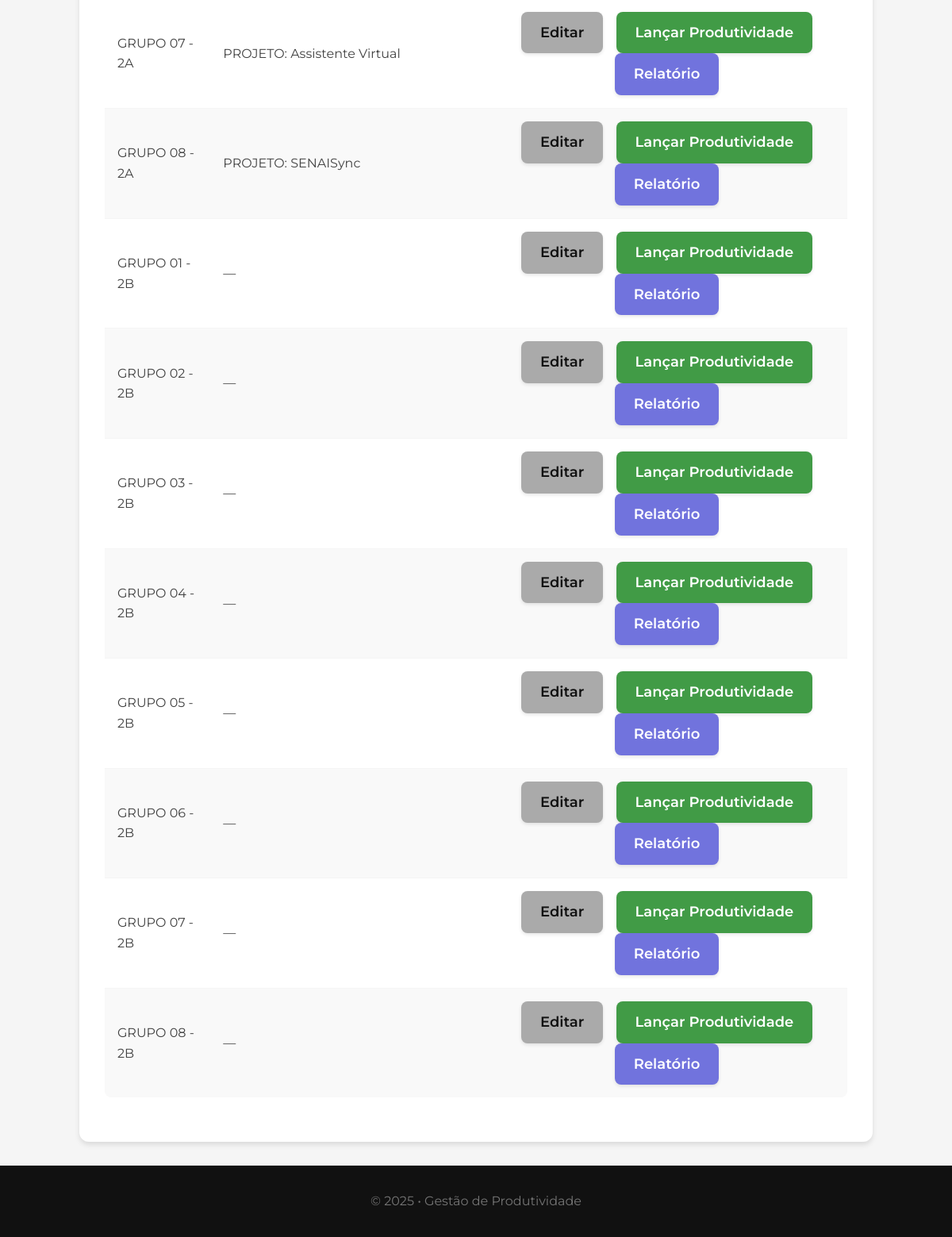
/produtividade/grupos/ (signed in, lower part), run on an earlier commit of the app's database.
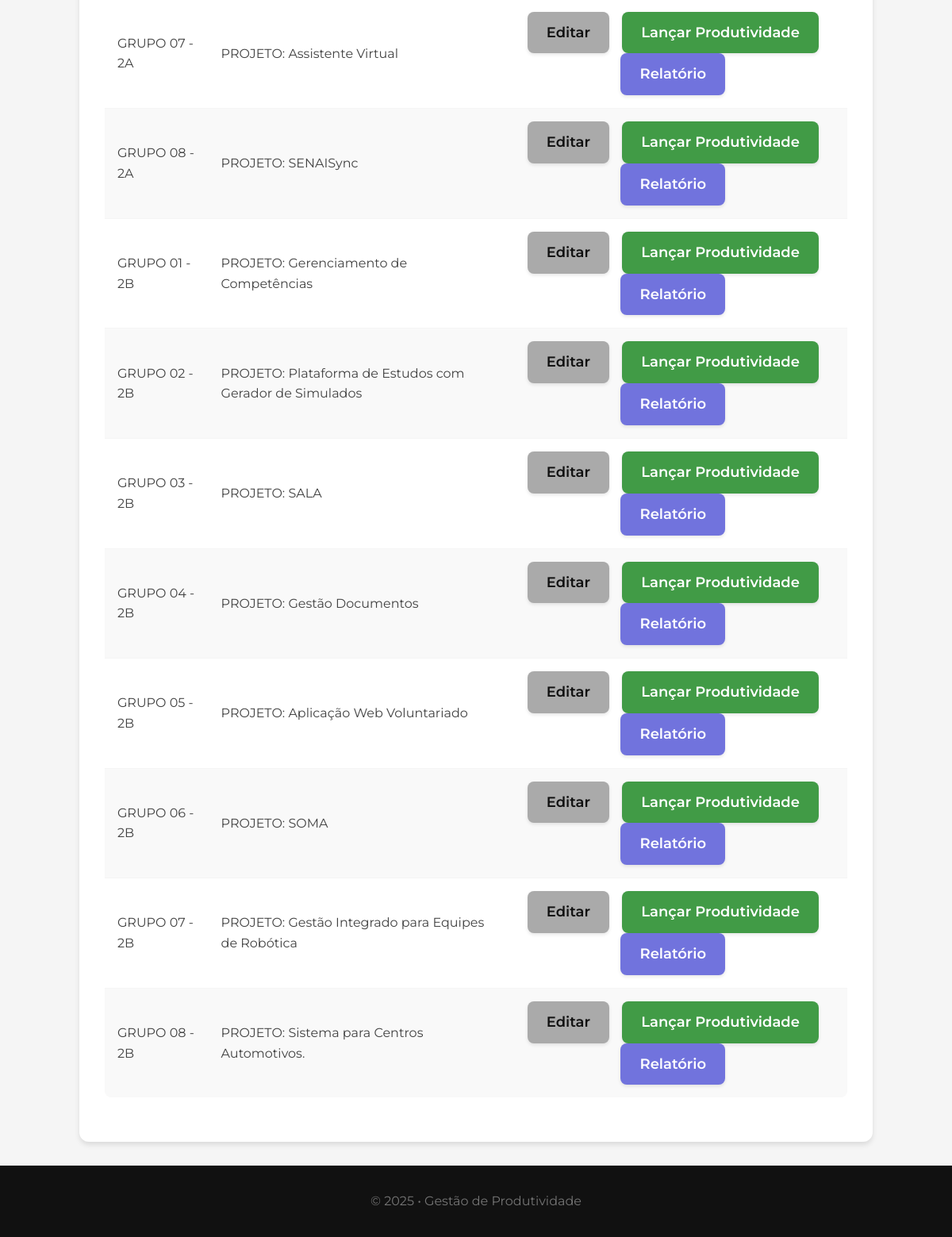
And on a later commit of the database.
### produtividade/models.py (models this page shows, shortened)
class Group(models.Model):
    nome = models.CharField(max_length=100)
    descricao = models.TextField(blank=True)

### produtividade/views.py (the view)
# urls.py: path('grupos/', views.GroupListView.as_view(), name='group_list'),
class GroupListView(LoginRequiredMixin, ListView):
    model = Group
    template_name = 'produtividade/group_list.html'
    context_object_name = 'grupos'

### produtividade/templates/produtividade/group_list.html (shortened to what this page needs)
{% extends 'produtividade/base.html' %}
{% block content %}
  <table class="table">
    <tbody>
      {% for g in grupos %}
        <tr>
          <td>{{ g.nome }}</td>
          <td>{{ g.descricao|default:'—' }}</td>
          <td class="gap" style="text-align: center;">
            <a class="btn" href="{% url 'produtividade:group_update' g.id %}">Editar</a>
            <a class="btn carregar" href="{% url 'produtividade:launch_productivity' g.id %}">Lançar Produtividade</a>
            <a class="btn relatorio" href="{% url 'produtividade:group_report' g.id %}">Relatório</a>
          </td>
        </tr>
      {% empty %}
        <tr><td colspan="3">Nenhum grupo cadastrado.</td></tr>
      {% endfor %}
    </tbody>
  </table>
{% endblock %}

What changed in the data, as far as the page shows it:
changed Group "GRUPO 01 - 2B": descricao "—" → "PROJETO: Gerenciamento de Competências"
changed Group "GRUPO 02 - 2B": descricao "—" → "PROJETO: Plataforma de Estudos com Gerador de Simulados"
changed Group "GRUPO 03 - 2B": descricao "—" → "PROJETO: SALA"
changed Group "GRUPO 04 - 2B": descricao "—" → "PROJETO: Gestão Documentos"
changed Group "GRUPO 05 - 2B": descricao "—" → "PROJETO: Aplicação Web Voluntariado"
changed Group "GRUPO 06 - 2B": descricao "—" → "PROJETO: SOMA"
changed Group "GRUPO 07 - 2B": descricao "—" → "PROJETO: Gestão Integrado para Equipes de Robótica"
changed Group "GRUPO 08 - 2B": descricao "—" → "PROJETO: Sistema para Centros Automotivos."
